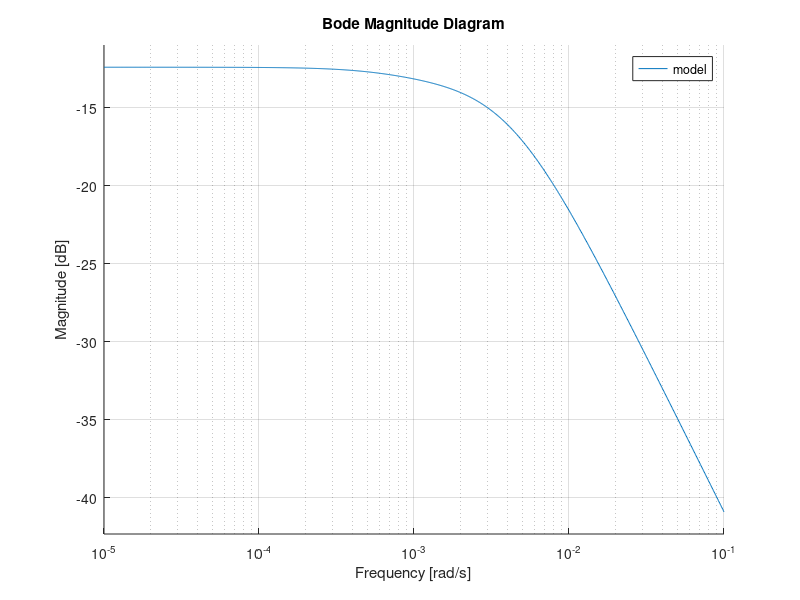

The MATLAB script that drew this image:
% Wziaść transmitancje z projektu(kartka) i zrobimy ch. czestotliwosciowa
%
% model = tf(L12, M)
% bode(model) --> ch. czestotliwosciowa
% rusujemy asymptoty  -> odczytujemy p. charakterystyczne (czestotliwosci)

clear all;

%% ===== Obliczenie parametrow =====
%% --------------------------
% Wartosci indeksu:
I1 = 2;
I2 = 4;

%% --------------------------
% Wartości nominalne:
TzewN = -20;   %Temperatura zewnetrzna
TwewN = 20;     %Temperatura wewnetrzna
TpN = 10;       %Temperatura piwnicy
TkzN = 35;      %Temperatura dostarczanego powietrza
TgN = -10;      %Temperatura gruntu

Vw = I1 * I2 * 2.5; %Objetosc wnetrza
Vp = 0.8 * Vw;      %Objetosc piwnicy

cpp = 1000;         %Cieplo wlasciwe powietrza
rop = 1.2;          %Gestosc powietrza
fkN = 20 * 1000;    %Strumien ciepla [W]

%% --------------------------
% Identyfikacja parametrow:
fp = fkN/(cpp * rop * (TkzN + 273.15));
Cp = cpp * rop * fp;

k1 = (Cp * TkzN - Cp * TwewN) / ((TwewN - TzewN) + 1/4 * (TpN - TgN));
k2 = 1/4 * k1;
kp = 1/4 * k1 * (TpN - TgN) / (TwewN - TpN);

%% --------------------------
% Parametry dynamiczne:
CVw = cpp * rop * Vw;   %Pojemnosc cieplna wnetrza
CVp = cpp * rop * Vp;   %Pojemnosc cieplna piwnicy

%% --------------------------
% Warunki początkowe:
Tzew0 = TzewN;      %Poczatkawa temperetura zewnetrzna
Tkz0 = TkzN;        %Poczatkowa temperatura dostarczanego powietrza
Tg0 = TgN;          %Poczatkowa temperatura gruntu
fp0 = fp;

Cp0 = cpp * rop * fp0;


%% ===== Wyznaczenie modelu =====
%% --------------------------
% Transmitancja:
M = [CVw * CVp, CVw*kp + CVw*k2 + Cp0*CVp + CVp*k1 + CVp*kp, (kp+k2)*(Cp0) + k1*kp + k1*k2 + kp*k2];
L12 = [CVp*k1, k1*(k2+kp)]; 

%% --------------------------
% Parametry:
a = CVw * CVp;
b = CVw*kp + CVw*k2 + cpp*rop*fp0*CVp + CVp*k1 + CVp*kp;
c = cpp*rop*fp0*(kp+k2) + k1*kp + k1*k2 + kp*k2;

%% --------------------------
% Wyrysowanie:
hold on;

model = tf(L12, M);
bodemag(model);
grid on;

%% --------------------------
% Obliczenie parametrów członów:

delta = b^2 - 4*a*c;
sdelta = sqrt(delta);

x1 = ((-1 * b) - sdelta)/(2*a);
x2 = ((-1 * b) + sdelta)/(2*a);

T1 = (CVp*k1)/(k1*k2 + k1*kp);
T2 = 1/x1;
T3 = 1/x2;

omega1 = 1/T1
omega2 = x1
omega3 = x2






